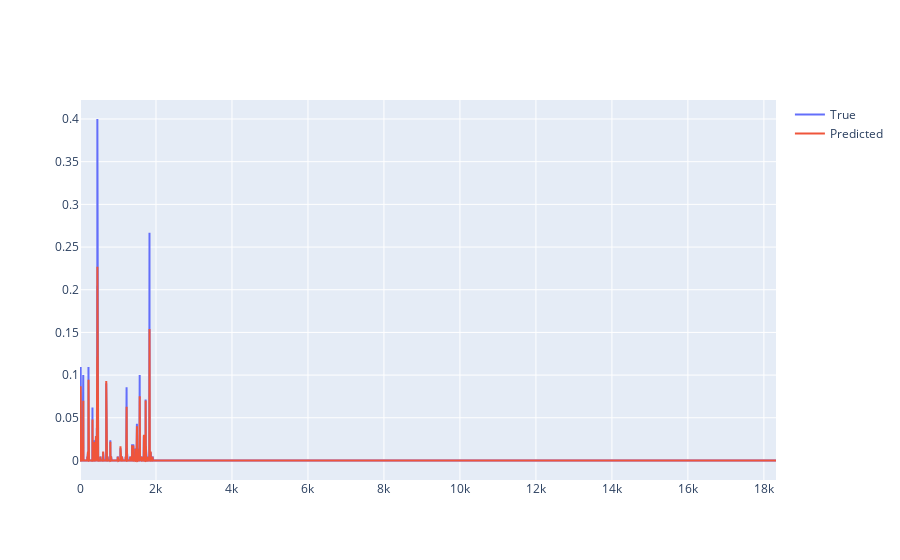

Notebook source saved alongside this figure:
### Markdown cell above
# Step 34:

"Interactive Plot of True vs. Predicted Values Using Plotly"

### Code cell
import plotly.graph_objects as go

fig = go.Figure()
fig.add_trace(go.Scatter(x=np.arange(len(y_test)), y=y_test, mode='lines', name='True'))
fig.add_trace(go.Scatter(x=np.arange(len(y_test)), y=predictions.flatten(), mode='lines', name='Predicted'))
fig.show()

### Figure 1 — Plotly figure (JSON) as saved in the notebook; plotly's stock layout.template omitted (floating-point values rounded to 4 significant figures; data arrays with more than 128 entries replaced by an {"elided": "..."} marker saying what was removed)
{"data": [{"mode": "lines", "name": "True", "type": "scatter", "x": {"elided": "18320 int values"}, "y": {"elided": "18320 float values"}}, {"mode": "lines", "name": "Predicted", "type": "scatter", "x": {"elided": "18320 int values"}, "y": {"elided": "18320 float values"}}], "layout": {}}
